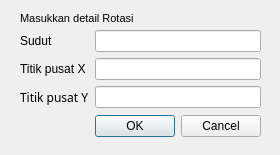
<?xml version="1.0" encoding="UTF-8"?>
<ui version="4.0">
 <class>Dialog</class>
 <widget class="QDialog" name="Dialog">
  <property name="geometry">
   <rect>
    <x>0</x>
    <y>0</y>
    <width>280</width>
    <height>155</height>
   </rect>
  </property>
  <property name="windowTitle">
   <string>Dialog</string>
  </property>
  <widget class="QDialogButtonBox" name="buttonBox">
   <property name="geometry">
    <rect>
     <x>40</x>
     <y>110</y>
     <width>221</width>
     <height>32</height>
    </rect>
   </property>
   <property name="font">
    <font>
     <family>Microsoft YaHei UI</family>
    </font>
   </property>
   <property name="orientation">
    <enum>Qt::Horizontal</enum>
   </property>
   <property name="standardButtons">
    <set>QDialogButtonBox::Cancel|QDialogButtonBox::Ok</set>
   </property>
  </widget>
  <widget class="QWidget" name="formLayoutWidget_2">
   <property name="geometry">
    <rect>
     <x>20</x>
     <y>30</y>
     <width>241</width>
     <height>81</height>
    </rect>
   </property>
   <layout class="QFormLayout" name="formLayout_2">
    <item row="0" column="0">
     <widget class="QLabel" name="lbSudut">
      <property name="font">
       <font>
        <family>Microsoft YaHei UI</family>
       </font>
      </property>
      <property name="text">
       <string>Sudut</string>
      </property>
     </widget>
    </item>
    <item row="0" column="1">
     <widget class="QLineEdit" name="inputSudut"/>
    </item>
    <item row="1" column="0">
     <widget class="QLabel" name="lbPusatX">
      <property name="font">
       <font>
        <family>Microsoft YaHei UI</family>
       </font>
      </property>
      <property name="text">
       <string>Titik pusat X</string>
      </property>
     </widget>
    </item>
    <item row="1" column="1">
     <widget class="QLineEdit" name="inputPusatX"/>
    </item>
    <item row="2" column="0">
     <widget class="QLabel" name="lbPusatY">
      <property name="font">
       <font>
        <family>Microsoft YaHei</family>
       </font>
      </property>
      <property name="text">
       <string>Titik pusat Y</string>
      </property>
     </widget>
    </item>
    <item row="2" column="1">
     <widget class="QLineEdit" name="inputPusatY"/>
    </item>
   </layout>
  </widget>
  <widget class="QLabel" name="label_3">
   <property name="geometry">
    <rect>
     <x>20</x>
     <y>10</y>
     <width>151</width>
     <height>16</height>
    </rect>
   </property>
   <property name="font">
    <font>
     <family>Microsoft YaHei UI</family>
     <pointsize>8</pointsize>
    </font>
   </property>
   <property name="text">
    <string>Masukkan detail Rotasi</string>
   </property>
  </widget>
 </widget>
 <resources/>
 <connections>
  <connection>
   <sender>buttonBox</sender>
   <signal>accepted()</signal>
   <receiver>Dialog</receiver>
   <slot>accept()</slot>
   <hints>
    <hint type="sourcelabel">
     <x>248</x>
     <y>254</y>
    </hint>
    <hint type="destinationlabel">
     <x>157</x>
     <y>274</y>
    </hint>
   </hints>
  </connection>
  <connection>
   <sender>buttonBox</sender>
   <signal>rejected()</signal>
   <receiver>Dialog</receiver>
   <slot>reject()</slot>
   <hints>
    <hint type="sourcelabel">
     <x>316</x>
     <y>260</y>
    </hint>
    <hint type="destinationlabel">
     <x>286</x>
     <y>274</y>
    </hint>
   </hints>
  </connection>
 </connections>
</ui>
